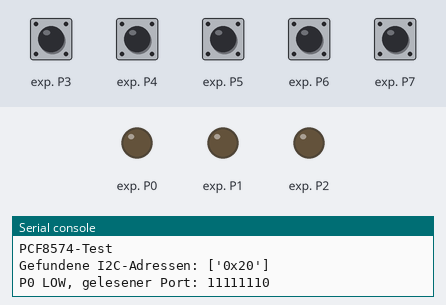
Simulated run of this program. Board: ESP32 board running MicroPython. Shown: output pins drawn as LEDs (lit = HIGH), the last lines printed to the serial console. Inputs (shaded band) come from the test bench; at power-on: exp. P3–7 HIGH.

Above: at 0.2 s.
At 0.6 s:
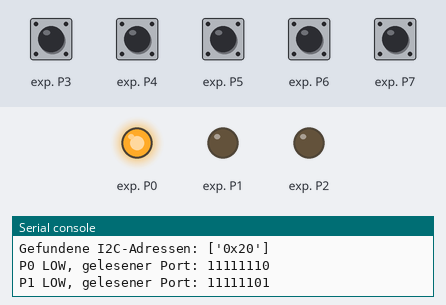
At 1.0 s:
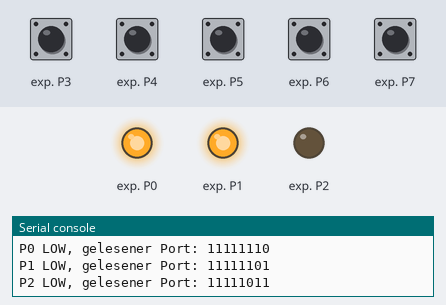
At 3.4 s:
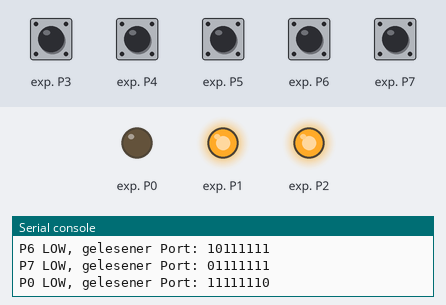
At 5.4 s:
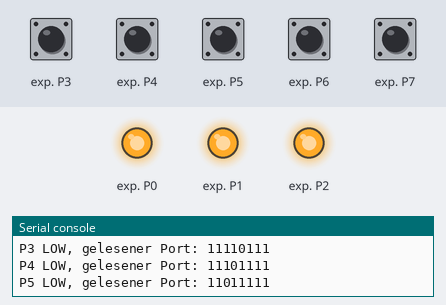
At 7.0 s:
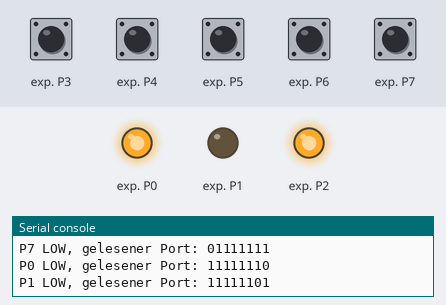
Timing chart, 0 to 7.4 s (numbered marks = the images above):
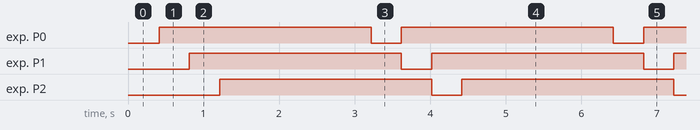

Measured:
- by itself, exp. P0–2: alternates HIGH for 2.8 s and LOW for 0.40 s

The program:

pcf8574_test.py
```python
"""Einfacher Hardwaretest für ein PCF8574-Modul am ESP32."""

from machine import I2C, Pin
import time


# Kabelfarben: VCC - rot, GND - blau
SDA_PIN = 21  # GPIO21 - SDA - gelb
SCL_PIN = 22  # GPIO22 - SCL - grün
I2C_ID = 0
I2C_FREQUENZ = 100_000
ADRESSE = 0x20  # PCF8574 häufig 0x20 bis 0x27; PCF8574A: 0x38 bis 0x3F


def adressen_anzeigen(i2c):
    adressen = i2c.scan()
    print("Gefundene I2C-Adressen:", [hex(adresse) for adresse in adressen])
    return adressen


class PCF8574:
    """Minimale PCF8574-Ansteuerung für den Hardwaretest."""

    def __init__(self, i2c, adresse):
        self.i2c = i2c
        self.adresse = adresse
        self.ausgabewert = 0xFF
        self.schreiben(self.ausgabewert)

    def schreiben(self, wert):
        self.ausgabewert = wert & 0xFF
        self.i2c.writeto(self.adresse, bytes((self.ausgabewert,)))

    def lesen(self):
        return self.i2c.readfrom(self.adresse, 1)[0]

    def pin_schreiben(self, pin, wert):
        if not 0 <= pin <= 7:
            raise ValueError("Der Pin muss zwischen 0 und 7 liegen.")

        if wert:
            self.schreiben(self.ausgabewert | (1 << pin))
        else:
            self.schreiben(self.ausgabewert & ~(1 << pin))


i2c = I2C(
    I2C_ID,
    sda=Pin(SDA_PIN),
    scl=Pin(SCL_PIN),
    freq=I2C_FREQUENZ,
)

print("PCF8574-Test")
if ADRESSE not in adressen_anzeigen(i2c):
    raise OSError(
        "PCF8574 nicht unter {} gefunden. ADRESSE prüfen.".format(hex(ADRESSE))
    )

pcf = PCF8574(i2c, ADRESSE)

try:
    while True:
        for pin in range(8):
            # Alle Pins HIGH/freigegeben, genau ein Pin LOW.
            pcf.schreiben(0xFF & ~(1 << pin))
            print(
                "P{} LOW, gelesener Port: {:08b}".format(
                    pin,
                    pcf.lesen(),
                )
            )
            time.sleep_ms(400)
finally:
    pcf.schreiben(0xFF)
    print("Alle Pins HIGH/freigegeben.")
```
